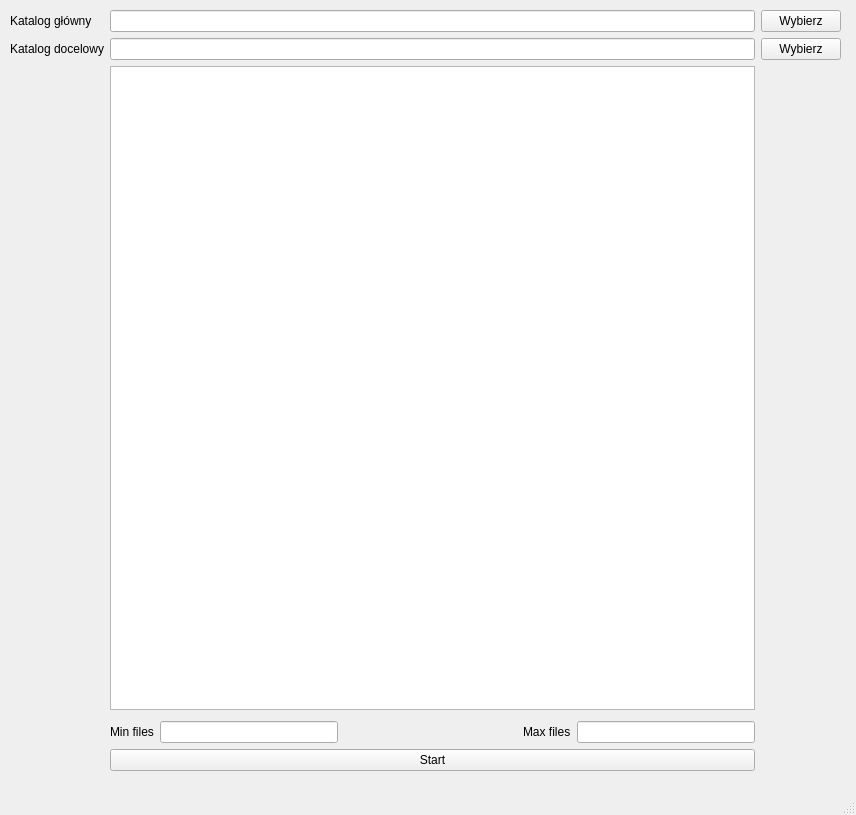
<?xml version="1.0" encoding="UTF-8"?>
<ui version="4.0">
 <class>MainWindow</class>
 <widget class="QMainWindow" name="MainWindow">
  <property name="geometry">
   <rect>
    <x>0</x>
    <y>0</y>
    <width>856</width>
    <height>815</height>
   </rect>
  </property>
  <property name="windowTitle">
   <string>Wyciągnik</string>
  </property>
  <widget class="QWidget" name="centralwidget">
   <property name="layoutDirection">
    <enum>Qt::LayoutDirection::LeftToRight</enum>
   </property>
   <widget class="QWidget" name="verticalLayoutWidget">
    <property name="geometry">
     <rect>
      <x>10</x>
      <y>10</y>
      <width>831</width>
      <height>761</height>
     </rect>
    </property>
    <layout class="QVBoxLayout" name="verticalLayout">
     <item>
      <layout class="QGridLayout" name="gridLayout">
       <item row="2" column="1">
        <widget class="QListWidget" name="kat_widget"/>
       </item>
       <item row="0" column="0">
        <widget class="QLabel" name="label_2">
         <property name="text">
          <string>Katalog główny</string>
         </property>
        </widget>
       </item>
       <item row="3" column="1">
        <layout class="QHBoxLayout" name="horizontalLayout">
         <property name="leftMargin">
          <number>0</number>
         </property>
         <property name="topMargin">
          <number>5</number>
         </property>
         <item>
          <widget class="QLabel" name="label_4">
           <property name="text">
            <string>Min files</string>
           </property>
          </widget>
         </item>
         <item>
          <widget class="QLineEdit" name="min_line"/>
         </item>
         <item>
          <spacer name="horizontalSpacer">
           <property name="orientation">
            <enum>Qt::Orientation::Horizontal</enum>
           </property>
           <property name="sizeHint" stdset="0">
            <size>
             <width>40</width>
             <height>20</height>
            </size>
           </property>
          </spacer>
         </item>
         <item>
          <widget class="QLabel" name="label_5">
           <property name="text">
            <string>Max files</string>
           </property>
          </widget>
         </item>
         <item>
          <widget class="QLineEdit" name="max_line"/>
         </item>
        </layout>
       </item>
       <item row="4" column="1">
        <widget class="QPushButton" name="start_button">
         <property name="text">
          <string>Start</string>
         </property>
        </widget>
       </item>
       <item row="0" column="2">
        <widget class="QPushButton" name="mkat_button">
         <property name="text">
          <string>Wybierz</string>
         </property>
        </widget>
       </item>
       <item row="1" column="0">
        <widget class="QLabel" name="label_3">
         <property name="text">
          <string>Katalog docelowy</string>
         </property>
        </widget>
       </item>
       <item row="1" column="1">
        <widget class="QLineEdit" name="dkatline"/>
       </item>
       <item row="0" column="1">
        <widget class="QLineEdit" name="mkatline"/>
       </item>
       <item row="1" column="2">
        <widget class="QPushButton" name="dkat_button">
         <property name="text">
          <string>Wybierz</string>
         </property>
        </widget>
       </item>
      </layout>
     </item>
    </layout>
   </widget>
  </widget>
  <widget class="QStatusBar" name="statusbar"/>
 </widget>
 <resources/>
 <connections/>
</ui>
